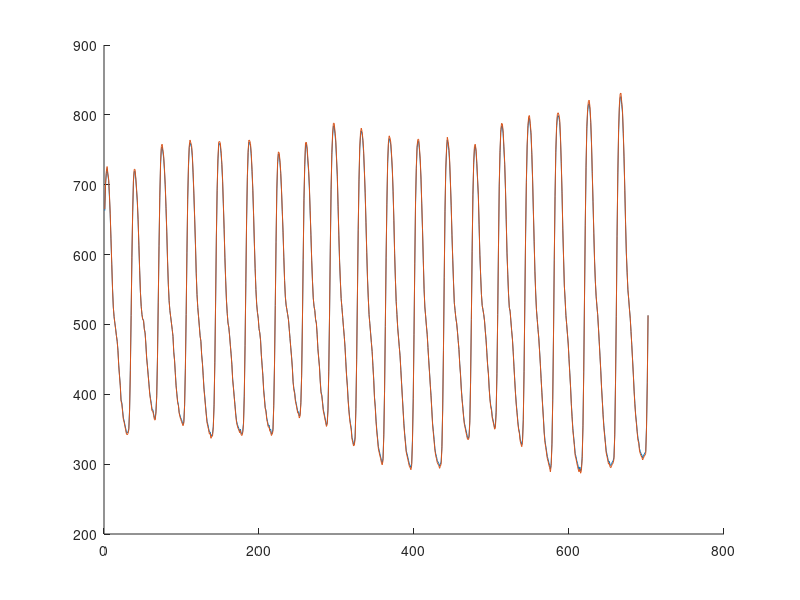

Reproduce this figure in MATLAB.
load('PPG_red.mat');
load('PPG_ired.mat');

mean_IR = mean(ired)
mean_RD = mean(red)
%disp(mean_IR);
%disp(mean_RD);

ired = ired - mean(ired);
red = red - mean(red);

maxi = max(max(abs(ired)), max(abs(red)));

ired = ired / maxi * 511;
red = red / maxi * 511;

ired = downsample(ired, 10);
red = downsample(red, 10);

ired = ired(157:151+707);
red = red(157:151+707);

ired = round(ired);
red = round(red);

iredV = ired*5/1023;
redV = red*5/1023;

ired = ired + 511;
red = red + 511;

figure, hold on, plot(ired), plot(red);

csvwrite('ir.csv', ired);
csvwrite('red.csv', red);

sqrt(mean(iredV.^2))
sqrt(mean(redV.^2))



